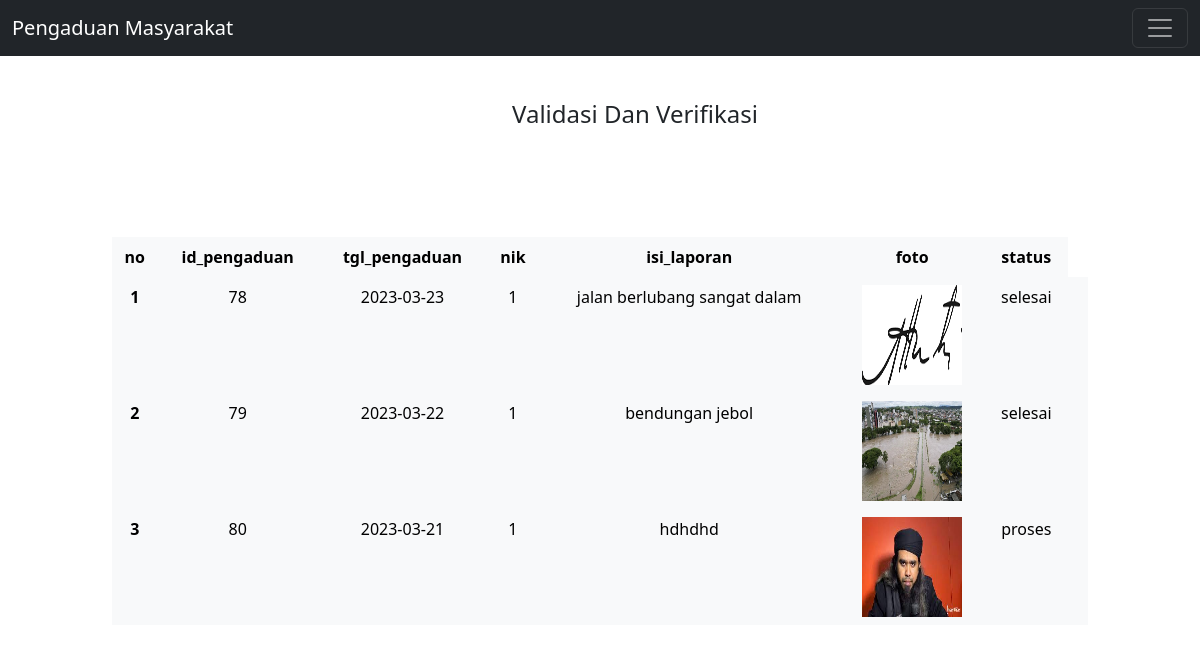
Screenshot of /ujikom2023/admin/validasi.php with the database file from the repository.
### tables this page shows
CREATE TABLE `pengaduan` (
  `id_pengaduan` int(11) NOT NULL,
  `tgl_pengaduan` date NOT NULL,
  `nik` int(16) NOT NULL,
  `isi_laporan` text NOT NULL,
  `foto` varchar(255) NOT NULL,
  `status` varchar(30) NOT NULL
);

### ujikom2023/admin/validasi.php (the view, shortened to what this page needs)
<?php
$db = mysqli_connect("localhost","root","","pengaduanmasyarakat");
$result = mysqli_query($db, "SELECT * FROM pengaduan");
?>
<!doctype html>
<html lang="en">
  <head>
    <link href="https://cdn.jsdelivr.net/npm/bootstrap@5.3.0-alpha1/dist/css/bootstrap.min.css" rel="stylesheet">
  </head>
    <nav class="navbar navbar-dark bg-dark fixed-top">
  <div class="container-fluid">
    <a class="navbar-brand" href="index.php">Pengaduan Masyarakat</a>
    <button class="navbar-toggler" type="button" data-bs-toggle="offcanvas" data-bs-target="#offcanvasDarkNavbar" aria-controls="offcanvasDarkNavbar">
      <span class="navbar-toggler-icon"></span>
    </button>
</nav>
<body>
<div class="row align-items-center" style="margin-left: 500px; margin-right: 200px; margin-top: 100px;">
<h4>Validasi Dan Verifikasi</h4>
</div>
<div class="row align-items-center" style="margin-left: 100px; margin-right: 100px; margin-top: 100px;">
  <div class="d-grip gap-2 col-12">
  <table class="table table-light table-hover table-borderless">
  <thead>
    <tr style="text-align:center;">
      <th scope="col">no</th>
      <th scope="col">id_pengaduan</th>
      <th scope="col">tgl_pengaduan</th>
      <th scope="col">nik</th>
      <th scope="col">isi_laporan</th>
      <th scope="col">foto</th>
      <th scope="col">status</th>
    </tr>
  </thead>
  <?php $i=1;?>
  <?php while($row = mysqli_fetch_assoc($result)):?>
  <tbody>
    <tr class="text-center">
      <th scope="row"><?= $i ?></th>
      <td><?=$row['id_pengaduan'];?></td>
      <td><?=$row['tgl_pengaduan'];?></td>
      <td><?=$row['nik'];?></td>
      <td><?=$row['isi_laporan'];?></td>
      <td><img src="img/<?=$row['foto'];?>" width="100" height="100"/></td>
      <td><?=$row['status'];?></td>
      <td>
    </td>
    </tr>
    </tbody>
    <?php $i++; ?>
    <?php endwhile ?>
    </table>
    </div>
</body>
</html>

### rows the page displays
pengaduan: id_pengaduan "78", tgl_pengaduan "2023-03-23", nik "1", isi_laporan "jalan berlubang sangat dalam", foto (picture), status "selesai"
pengaduan: id_pengaduan "79", tgl_pengaduan "2023-03-22", nik "1", isi_laporan "bendungan jebol", foto (picture), status "selesai"
pengaduan: id_pengaduan "80", tgl_pengaduan "2023-03-21", nik "1", isi_laporan "hdhdhd", foto (picture), status "proses"
